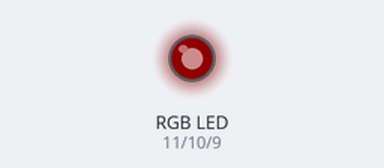
The sketch below on a simulated Arduino Uno, built with avr-gcc and run on an emulated ATmega328P. Shown: an RGB LED mixed from three pins (HIGH = lit). Dim RGB values are drawn brighter than linear; random numbers use the default seed unless the sketch sets one.

Above: at 0.15 s.
At 2.25 s:
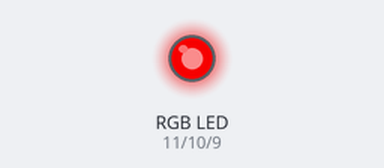
At 3.75 s:
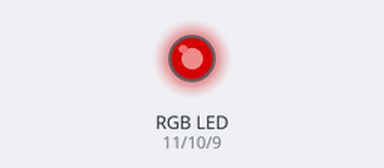
At 7.35 s:
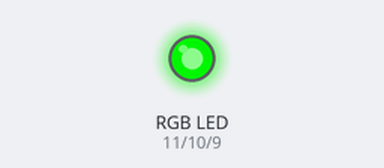
At 11.26 s:
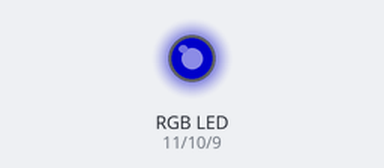
At 14.86 s:
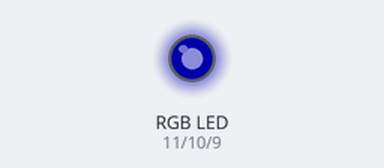
Timing chart, 0 to 40.0 s (numbered marks = the images above):
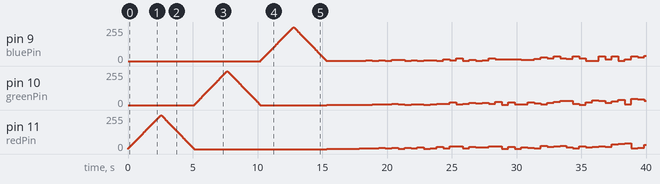

The sketch:

PWM_RGBLED.ino
```cpp
/*
 * RGB LED 亂數產生RGB顏色
 * 本範例主要先讓同學認識RGB LED接線電路及設定顏色的方法
 */
#define bluePin   9
#define greenPin 10
#define redPin   11

void setup() {
  randomSeed(analogRead(0));          // 亂數種子
}

void loop() {
    int blueValue;
    int redValue;
    int greenValue;

    for(redValue = 1; redValue <= 255; redValue++){
        analogWrite(redPin, redValue);
        delay(10);
    }
    for(redValue = 255; redValue >= 0; redValue--){
        analogWrite(redPin, redValue);
        delay(10);
    }
    for(greenValue = 1; greenValue <= 255; greenValue++){
        analogWrite(greenPin, greenValue);
        delay(10);
    }
    for(greenValue = 255; greenValue >= 0; greenValue--){
        analogWrite(greenPin, greenValue);
        delay(10);
    }
    for(blueValue = 1; blueValue <= 255; blueValue++) {
        analogWrite(bluePin, blueValue);
        delay(10);
    }
    for(blueValue = 255; blueValue >= 0; blueValue--) {
        analogWrite(bluePin, blueValue);
        delay(10);
    }
    for (int i = 1; i <= 125; i++) {
        redValue=random(1,i);
        greenValue=random(1,i);
        blueValue=random(1,i);
        analogWrite(redPin,redValue);
        analogWrite(greenPin,greenValue);
        analogWrite(bluePin,blueValue);
        delay(500);
    }
    analogWrite(redPin,0);
    analogWrite(greenPin,0);
    analogWrite(bluePin,0);
}
```
